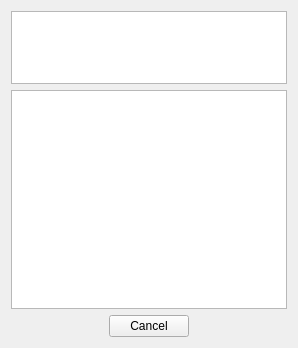
<?xml version="1.0" encoding="UTF-8"?>
<ui version="4.0">
 <class>Jabber::JMoodChooserWindow</class>
 <widget class="QWidget" name="Jabber::JMoodChooserWindow">
  <property name="geometry">
   <rect>
    <x>0</x>
    <y>0</y>
    <width>298</width>
    <height>348</height>
   </rect>
  </property>
  <property name="windowTitle">
   <string>Form</string>
  </property>
  <layout class="QFormLayout" name="formLayout">
   <item row="1" column="0" colspan="2">
    <widget class="QListWidget" name="moodsWidget">
     <property name="sizePolicy">
      <sizepolicy hsizetype="Expanding" vsizetype="Expanding">
       <horstretch>0</horstretch>
       <verstretch>3</verstretch>
      </sizepolicy>
     </property>
    </widget>
   </item>
   <item row="0" column="0" colspan="2">
    <widget class="QPlainTextEdit" name="textEdit">
     <property name="sizePolicy">
      <sizepolicy hsizetype="Expanding" vsizetype="Expanding">
       <horstretch>0</horstretch>
       <verstretch>1</verstretch>
      </sizepolicy>
     </property>
    </widget>
   </item>
   <item row="2" column="0" colspan="2">
    <widget class="QDialogButtonBox" name="buttonBox">
     <property name="standardButtons">
      <set>QDialogButtonBox::Cancel</set>
     </property>
     <property name="centerButtons">
      <bool>true</bool>
     </property>
    </widget>
   </item>
  </layout>
 </widget>
 <resources/>
 <connections/>
</ui>
